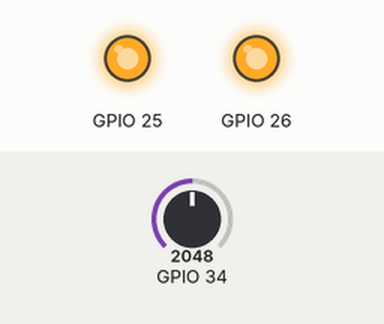
This sketch was run on a simulated ESP32. Parts: output pins drawn as LEDs (lit = HIGH). The inputs (shaded band) are chosen by the test bench; at power-on: GPIO 34 = 2048. What the sketch prints to the serial monitor is not drawn.

Above: at 1.2 s.
1.3 s: GPIO 34 set to 1627
4.1 s: GPIO 34 set to 1527
Timing chart, 0 to 7.1 s (numbered marks = the images above; inputs shaded):
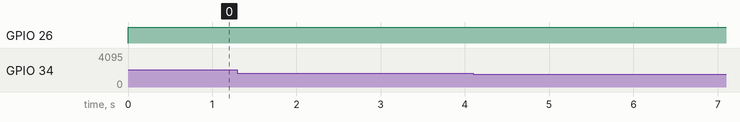

The sketch:

ADC_Test.ino
```cpp
#include <driver/adc.h>
#include <Wire.h>        // Wire header file for I2C and 2 wire

// volatile unsigned long interruptCounter0;   // Timer0 - Interrupt0 For ADC

//  Set Up Time Measure
unsigned int sps = 0;
unsigned long temp_micros;
unsigned long temp_millis;
unsigned long lasttime;
unsigned long lasttime_for_adc;
int i = 0;
int j = 0;
int serial_start = 0;
unsigned char data2send[8000];

// Set Up Timer
//hw_timer_t * timer0 = NULL;
//portMUX_TYPE timerMux0 = portMUX_INITIALIZER_UNLOCKED;

//// Interrupt 0
//void IRAM_ATTR onTimer0() {
//  portENTER_CRITICAL_ISR(&timerMux0);
//  interruptCounter0++;
//  portEXIT_CRITICAL_ISR(&timerMux0);
//}


void setup() {
  // put your setup code here, to run once:
  pinMode(25, OUTPUT);
  pinMode(26, OUTPUT);

  Serial.begin(115200);

  adc1_config_width(ADC_WIDTH_BIT_12);
  adc1_config_channel_atten(ADC1_CHANNEL_6, ADC_ATTEN_DB_6);

  //  timer0 = timerBegin(0, 100, true);
  //  timerAttachInterrupt(timer0, &onTimer0, true);
  //  timerAlarmWrite(timer0, 100, true);          // 100 For 8K Sample Rate
  //  timerAlarmEnable(timer0);
  //  lasttime=millis();

}

void loop() {
  // put your main code here, to run repeatedly:

  unsigned char val;

  //Lit Light
  digitalWrite(25, HIGH);
  digitalWrite(26, HIGH);


  temp_micros = micros();
  if (temp_micros - lasttime_for_adc > 83) {
    lasttime_for_adc = temp_micros;

    if (serial_start == 0) {
      //    portENTER_CRITICAL_ISR(&timerMux0);
      //    interruptCounter0--;
      //    portEXIT_CRITICAL_ISR(&timerMux0);
      val = (adc1_get_raw(ADC1_CHANNEL_6) >> 4);
      // val=BinaryToGray((char)(val>>4));
      // Serial2.write((char)((fake_data++)%255));
      // Serial.println(fake_data,HEX);
      data2send[i] = val;
      i++;
      i = i % 8000;
      sps++;
    }
  }

  if (serial_start == 1){
    for (j = 0; j < 7999; j++) {
      Serial.print (data2send[j]);
      Serial.print (" ");
      if (j % 24 == 0) {
        Serial.println(" ");
      }
    }
    serial_start = 0;
    temp_millis = millis();
    lasttime = temp_millis;
    Serial.println(" ");
    Serial.println(sps);
    Serial.println(" ");
    sps=0;
  }

  temp_millis = millis();
  if (temp_millis - lasttime > 1000) {
    lasttime = temp_millis;
    serial_start = 1;
  }

}
```

Measured:
- after the input at 1.3 s, every drawn part: stays the same
- after the input at 4.1 s, every drawn part: stays the same
